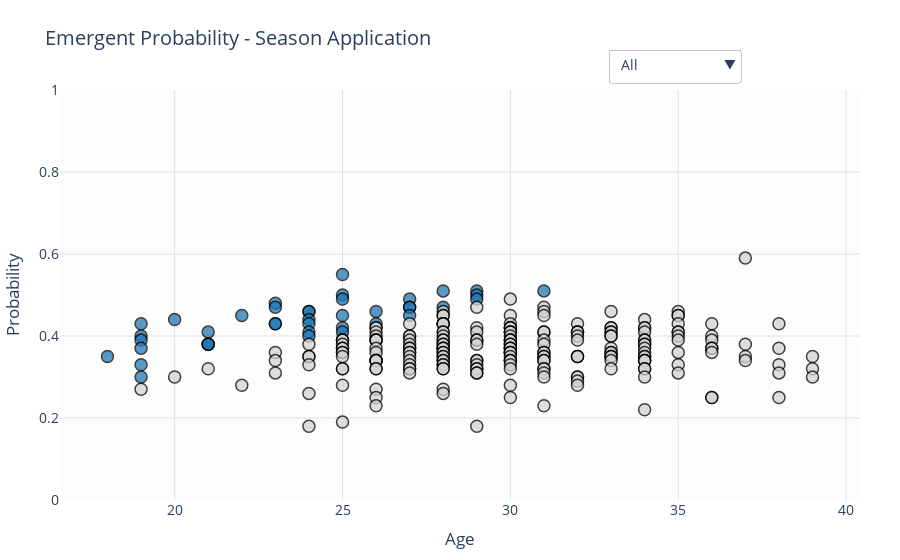

The code cell stored with this chart in its notebook:
### Code cell
pt5.plot_emergent_predictions_interactive(df_preds)

### Figure 1 — Plotly figure (JSON) as saved in the notebook; plotly's stock layout.template omitted (floating-point values rounded to 4 significant figures; data arrays with more than 128 entries replaced by an {"elided": "..."} marker saying what was removed)
{"data": [{"hoverinfo": "text", "hovertext": ["<b>Luka Samanic</b><br>Team: Baskonia Vitoria-Gasteiz<br>Age: 25<br>Prob: 0.55", "<b>Tamir Blatt</b><br>Team: Maccabi Playtika Tel Aviv<br>Age: 28<br>Prob: 0.51", "<b>Codi Miller McIntyre</b><br>Team: Crvena Zvezda Meridianbet Belgrade<br>Age: 31<br>Prob: 0.51", "<b>Khalifa Koumadje</b><br>Team: ALBA Berlin<br>Age: 29<br>Prob: 0.51", "<b>Trevion Williams</b><br>Team: Maccabi Playtika Tel Aviv<br>Age: 25<br>Prob: 0.50", "<b>Bonzie Colson</b><br>Team: Fenerbahce Beko Istanbul<br>Age: 29<br>Prob: 0.50", "<b>Jordan Nwora</b><br>Team: Anadolu Efes Istanbul<br>Age: 27<br>Prob: 0.49", "<b>Isaia Cordinier</b><br>Team: Virtus Segafredo Bologna<br>Age: 29<br>Prob: 0.49", "<b>Yam Madar</b><br>Team: FC Bayern Munich<br>Age: 25<br>Prob: 0.49", "<b>Gabriele Procida</b><br>Team: ALBA Berlin<br>Age: 23<br>Prob: 0.48", "<b>Nadir Hifi</b><br>Team: Paris Basketball<br>Age: 23<br>Prob: 0.47", "<b>Kamar Baldwin</b><br>Team: Baskonia Vitoria-Gasteiz<br>Age: 28<br>Prob: 0.47", "<b>Moses Wright</b><br>Team: Olympiacos Piraeus<br>Age: 27<br>Prob: 0.47", "<b>Uros Plavsic</b><br>Team: Crvena Zvezda Meridianbet Belgrade<br>Age: 27<br>Prob: 0.47", "<b>Theo Maledon</b><br>Team: LDLC ASVEL Villeurbanne<br>Age: 24<br>Prob: 0.46", "<b>Jaylen Hoard</b><br>Team: Maccabi Playtika Tel Aviv<br>Age: 26<br>Prob: 0.46", "<b>Isaiah Wong</b><br>Team: Zalgiris Kaunas<br>Age: 24<br>Prob: 0.46", "<b>Matteo Spagnolo</b><br>Team: ALBA Berlin<br>Age: 22<br>Prob: 0.45", "<b>Ercan Osmani</b><br>Team: Anadolu Efes Istanbul<br>Age: 27<br>Prob: 0.45", "<b>Dovydas Giedraitis</b><br>Team: Zalgiris Kaunas<br>Age: 25<br>Prob: 0.45", "<b>Aleksej Pokusevski</b><br>Team: Partizan Mozzart Bet Belgrade<br>Age: 24<br>Prob: 0.44", "<b>Mbiya Paul</b><br>Team: LDLC ASVEL Villeurbanne<br>Age: 20<br>Prob: 0.44", "<b>Jilson Bango</b><br>Team: Fenerbahce Beko Istanbul<br>Age: 26<br>Prob: 0.43", "<b>Pavel Savkov</b><br>Team: Baskonia Vitoria-Gasteiz<br>Age: 23<br>Prob: 0.43", "<b>Usman Garuba</b><br>Team: Real Madrid<br>Age: 23<br>Prob: 0.43", "<b>Xavier Rathan Mayes</b><br>Team: Real Madrid<br>Age: 19<br>Prob: 0.43", "<b>Jimmy Clark</b><br>Team: Maccabi Playtika Tel Aviv<br>Age: 24<br>Prob: 0.43", "<b>Trevion Williams</b><br>Team: ALBA Berlin<br>Age: 25<br>Prob: 0.42", "<b>Ousmane Diop</b><br>Team: EA7 Emporio Armani Milan<br>Age: 25<br>Prob: 0.41", "<b>Niccolo Mannion</b><br>Team: EA7 Emporio Armani Milan<br>Age: 24<br>Prob: 0.41", "<b>Juan Nunez</b><br>Team: FC Barcelona<br>Age: 21<br>Prob: 0.41", "<b>Ziga Samar</b><br>Team: ALBA Berlin<br>Age: 24<br>Prob: 0.40", "<b>Hugo Gonzalez</b><br>Team: Real Madrid<br>Age: 19<br>Prob: 0.40", "<b>Omer Mayer</b><br>Team: Maccabi Playtika Tel Aviv<br>Age: 19<br>Prob: 0.39", "<b>Ousmane Ndiaye</b><br>Team: Baskonia Vitoria-Gasteiz<br>Age: 21<br>Prob: 0.38", "<b>Eli Ndiaye</b><br>Team: Real Madrid<br>Age: 21<br>Prob: 0.38", "<b>Elias Rapieque</b><br>Team: ALBA Berlin<br>Age: 21<br>Prob: 0.38", "<b>Dame Sarr</b><br>Team: FC Barcelona<br>Age: 19<br>Prob: 0.37", "<b>Raul Villar</b><br>Team: FC Barcelona<br>Age: 18<br>Prob: 0.35", "<b>Amon Dorries</b><br>Team: ALBA Berlin<br>Age: 19<br>Prob: 0.33", "<b>Ivan Kharchenkov</b><br>Team: FC Bayern Munich<br>Age: 19<br>Prob: 0.30"], "marker": {"color": ["#1f77b4", "#1f77b4", "#1f77b4", "#1f77b4", "#1f77b4", "#1f77b4", "#1f77b4", "#1f77b4", "#1f77b4", "#1f77b4", "#1f77b4", "#1f77b4", "#1f77b4", "#1f77b4", "#1f77b4", "#1f77b4", "#1f77b4", "#1f77b4", "#1f77b4", "#1f77b4", "#1f77b4", "#1f77b4", "#1f77b4", "#1f77b4", "#1f77b4", "#1f77b4", "#1f77b4", "#1f77b4", "#1f77b4", "#1f77b4", "#1f77b4", "#1f77b4", "#1f77b4", "#1f77b4", "#1f77b4", "#1f77b4", "#1f77b4", "#1f77b4", "#1f77b4", "#1f77b4", "#1f77b4"], "line": {"color": "black", "width": 1.5}, "opacity": 0.75, "size": 12}, "mode": "markers", "name": "Emerging", "type": "scatter", "visible": false, "x": [25, 28, 31, 29, 25, 29, 27, 29, 25, 23, 23, 28, 27, 27, 24, 26, 24, 22, 27, 25, 24, 20, 26, 23, 23, 19, 24, 25, 25, 24, 21, 24, 19, 19, 21, 21, 21, 19, 18, 19, 19], "y": [0.55, 0.51, 0.51, 0.51, 0.5, 0.5, 0.49, 0.49, 0.49, 0.48, 0.47, 0.47, 0.47, 0.47, 0.46, 0.46, 0.46, 0.45, 0.45, 0.45, 0.44, 0.44, 0.43, 0.43, 0.43, 0.43, 0.43, 0.42, 0.41, 0.41, 0.41, 0.4, 0.4, 0.39, 0.38, 0.38, 0.38, 0.37, 0.35, 0.33, 0.3]}, {"hoverinfo": "text", "hovertext": {"elided": "228 str values"}, "marker": {"color": {"elided": "228 str values"}, "line": {"color": "black", "width": 1.5}, "opacity": 0.75, "size": 12}, "mode": "markers", "name": "Not Emerging", "type": "scatter", "visible": false, "x": {"elided": "228 int values"}, "y": {"elided": "228 float values"}}, {"hoverinfo": "text", "hovertext": {"elided": "269 str values"}, "marker": {"color": {"elided": "269 str values"}, "line": {"color": "black", "width": 1.5}, "opacity": 0.75, "size": 12}, "mode": "markers", "name": "All", "type": "scatter", "visible": true, "x": {"elided": "269 int values"}, "y": {"elided": "269 float values"}}], "layout": {"font": {"size": 14}, "hoverlabel": {"bgcolor": "white", "bordercolor": "black", "font": {"size": 13}}, "hovermode": "closest", "margin": {"b": 60, "l": 60, "r": 40, "t": 90}, "paper_bgcolor": "#ffffff", "plot_bgcolor": "#fdfdfd", "title": {"text": "Emergent Probability - Season Application"}, "updatemenus": [{"buttons": [{"args": [{"visible": [false, false, true]}], "label": "All", "method": "update"}, {"args": [{"visible": [true, false, false]}], "label": "Emerging", "method": "update"}, {"args": [{"visible": [false, true, false]}], "label": "Not Emerging", "method": "update"}], "direction": "down", "showactive": true, "x": 0.85, "y": 1.1}], "xaxis": {"gridcolor": "#e0e0e0", "title": {"text": "Age"}, "zeroline": false}, "yaxis": {"gridcolor": "#e0e0e0", "range": [0, 1], "title": {"text": "Probability"}, "zeroline": false}}}
